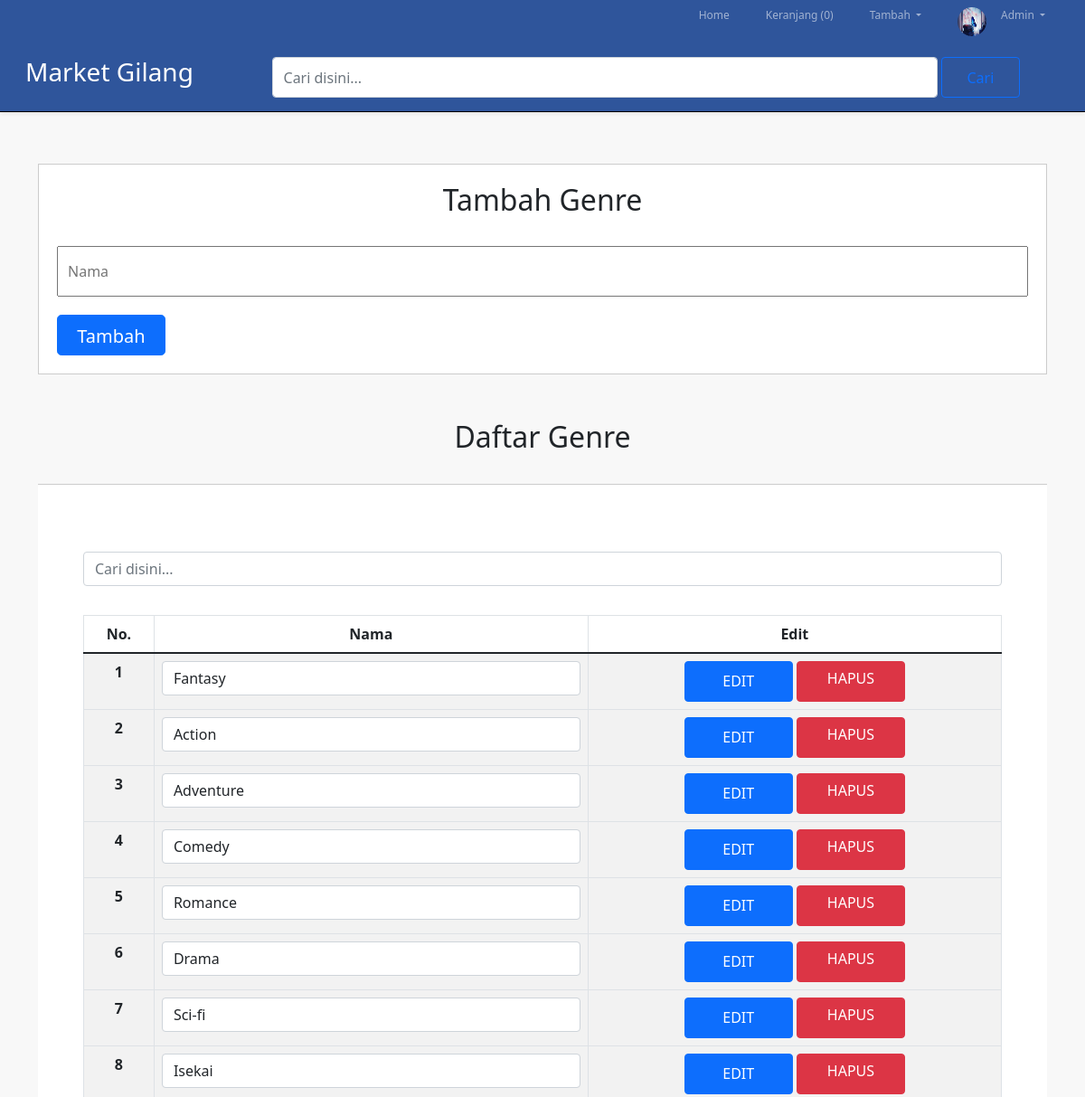
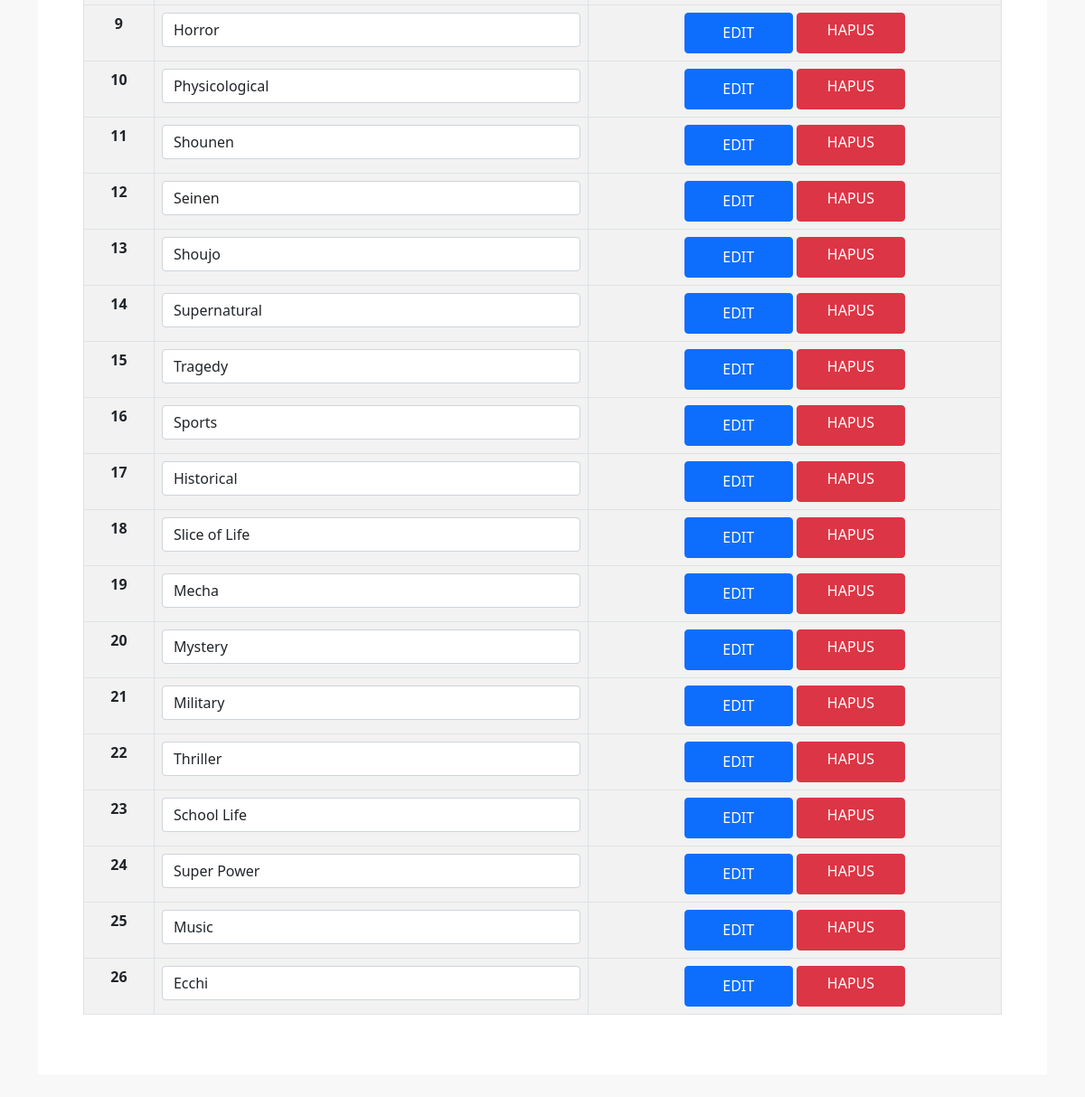
Screenshot of /daftar-genre.php (signed in) with the database file from the repository (2 pictures, top to bottom).
### tables this page shows
CREATE TABLE `user` (
  `id` int(11) NOT NULL,
  `gambar` varchar(255) NOT NULL,
  `nama` varchar(255) NOT NULL,
  `username` varchar(255) NOT NULL,
  `password` varchar(255) NOT NULL,
  `email` text NOT NULL,
  `hp` int(11) NOT NULL,
  `alamat` varchar(100) NOT NULL,
  `uang` int(255) NOT NULL
);

CREATE TABLE `tb_genre` (
  `genre_id` int(11) NOT NULL,
  `genre_nama` varchar(255) NOT NULL,
  `tanggal` timestamp NOT NULL DEFAULT current_timestamp()
);

### daftar-genre.php (the view, shortened to what this page needs)
<?php
include 'auth.php';
$genre = mysqli_query($conn, "SELECT * FROM tb_genre ORDER BY genre_id");
require_once 'header.php';
?>
<link rel="stylesheet" href="style.css">
<body>
    <section>
        <div class="container">
            <div class="box-t-daftar-genre">
                <h2 class="text-center">Tambah Genre</h2><br>
                <form action="" method="post">
                    <input type="text" class="input-control" name="namag" placeholder="Nama" required><br>
                    <input type="submit" class="btn btn-lg btn-primary" name="tambah" value="Tambah">
                </form>
            </div>
        </div>
    </section>
    <section>
        <div class="container">
            <h2 class="text-center">Daftar Genre</h2><br>
            <div class="box-daftar-genre">
                <div class="input-group pt-4">
                    <input type="text" class="form-control input-cari" placeholder="Cari disini..." name="search"
                        id="input" onkeyup="filterFunction()">
                </div>
                <table class="table table-hover table-striped table-bordered text-center" id="table">
                    <thead>
                        <tr>
                            <th scope="col">No.</th>
                            <th scope="col">Nama</th>
                            <th scope="col">Edit</th>
                        </tr>
                    </thead>
                    <tbody>
                        <?php
                            $no = 1;
                            if(mysqli_num_rows($genre) > 0){
                            while($data = mysqli_fetch_array($genre)):
                            ?>
                        <form action="" method="post">
                            <tr class="baris">
                                <th scope="row"><?= $no++ ?></th>
                                <td>
                                    <input type="text" name="nama" value="<?= $data['genre_nama'] ?>"
                                        class="form-control"> <input type="hidden" value="<?=$data['genre_id']?>"
                                </td>
                                <td>
                                    <input type="submit" name="edit" value="EDIT" class="btn btn-primary">
                                    <a href="delete.php?idg=<?=$data['genre_id']?>" class="btn btn-danger"
                                        onclick="return confirm('Anda yakin ingin menghapus produk?')">HAPUS</a>
                                </td>
                            </tr>
                        </form>
                        <?php  endwhile;} else{ ?>
                        <tr>
                            <td col="6">Genre Masih Kosong</td>
                        </tr>
                        <?php } ?>
                    </tbody>
                </table>
            </div>
        </div>
    </section>
</body>

### header.php (shortened to what this page needs)
<?php
    require_once 'init/init.php';
    if(isset($_SESSION['login']) == true){
        $id = $_SESSION['id'];
        $count = mysqli_query($conn, "SELECT COUNT(produkC_id) AS isi FROM keranjang WHERE user_id = '$id'");
        $val = mysqli_fetch_assoc($count);
    }
?>
<!DOCTYPE html>
<html lang="en">
<head>
    <link rel="stylesheet" href="style.css">
    <link href="https://cdn.jsdelivr.net/npm/bootstrap@5.1.3/dist/css/bootstrap.min.css" rel="stylesheet"
>
</head>
<header>
    <nav class="navbar navbar-expand navbar-dark" style="background-color: #002f86ce;">
        <div class="container-fluid">
            <div class="collapse navbar-collapse" id="navbarText">
                <ul class="navbar-nav ms-auto me-6 mb-2 mb-lg-0">
                    <li class="nav-item pe-4">
                        <a class="nav-link" aria-current="page" href="index.php">Home</a>
                    </li>
                    <li class="nav-item pe-4">
                        <?php if(isset($val['isi']) > 0){
                            ?>
                        <a class="nav-link" href="keranjang.php">Keranjang (<?= $val['isi'] ?>)</a>
                        <?php } else{ ?>
                        <a class="nav-link" href="keranjang.php">Keranjang</a>
                        <?php } ?>
                    </li>
                    <?php if(isset($_SESSION['login']) == true) {   $id = $_SESSION['id'];
                                $user = mysqli_query($conn, "SELECT * FROM user WHERE id = $id");
                                $data = mysqli_fetch_object($user);
                        ?>
                    <li class="nav-item">
                        <ul class="navbar-nav">
                            <li class="nav-item dropdown">
                                <a class="nav-link dropdown-toggle me-4" href="#" id="navbarDarkDropdownMenuLink"
                                    role="button" data-bs-toggle="dropdown" aria-expanded="false">
                                    Tambah
                                </a>
                            </li>
                        </ul>
                    </li>
                    <li class="nav-item">
                        <a class="nav-link" href="profil.php"><img src="gambar/<?= $data->gambar ?>" alt=""
                                class="profil-p"></a>
                    </li>
                    <li class="nav-item">
                        <ul class="navbar-nav">
                            <li class="nav-item dropdown">
                                <a class="nav-link dropdown-toggle me-4" href="#" id="navbarDarkDropdownMenuLink"
                                    role="button" data-bs-toggle="dropdown" aria-expanded="false">
                                    <?php
                                       echo  $data->nama;
                                    ?>
                                </a>
                            </li>
                        </ul>
                        <?php } else { ?>
                        <a href="login.php" class="nav-link" id="login-btn">Login</a>
                    </li>
                    <?php } ?>
                </ul>
            </div>
        </div>
    </nav>
</header>
<div class="search  shadow-sm" style="background-color: #002f86ce;">
    <div class="container" style="margin-left:0">
        <form class="d-flex" action="cari.php" method="get">
            <a class="logo" href="#">
                <h3>Market Gilang</h3>
            </a>
            <input type="search" class="form-control me-1 input-cari" name="search" id="cari"
                placeholder="Cari disini..." value="<?= (isset($_GET['search']) != '')? $_GET['search'] : ''  ?>"
                required>
            <input type="submit" class="btn btn-outline-primary" value="Cari">
        </form>
    </div>
</div>
</html>

### style.css (style rules this page uses)
* { padding: 0; margin: 0; }
body { background-color: #f8f8f8; }
nav a { text-decoration: none; color: rgba(231, 226, 226, 0.932); font-size: 12px; }
.navbar { padding: 0; margin: 0; }
.logo { text-decoration: none; margin-right: 4rem; margin-left: 1rem; font-size: 1.8rem; color: white; width: 20rem; }
section { padding: 25px 0; }
.input-control { width: 100%; margin-bottom: 20px; line-height: 2rem; padding: 10px; }
.btn { width: 120px; height: 45px; }
.box-t-daftar-genre { height: 80%; background-color: white; padding: 20px; border: 1px solid #ccc; box-sizing: border-box; }
.box-daftar-genre { padding: 50px; border-top: 1px solid #ccc; box-sizing: border-box; background-color: white; }
.profil-p { width: 2rem; height: 2rem; border-radius: 50%; }
.search { position: flex; margin-bottom: 2rem; padding: 15px 0; background-color: #fff; border-bottom: 1px solid black; }
.input-group { margin-bottom: 2rem; }

### rows the page displays
user: gambar (picture), nama "Admin"
tb_genre: nama "Fantasy"
tb_genre: nama "Action"
tb_genre: nama "Adventure"
tb_genre: nama "Comedy"
tb_genre: nama "Romance"
tb_genre: nama "Drama"
tb_genre: nama "Sci-fi"
tb_genre: nama "Isekai"
tb_genre: nama "Horror"
tb_genre: nama "Physicological"
tb_genre: nama "Shounen"
tb_genre: nama "Seinen"
tb_genre: nama "Shoujo"
tb_genre: nama "Supernatural"
tb_genre: nama "Tragedy"
tb_genre: nama "Sports"
tb_genre: nama "Historical"
tb_genre: nama "Slice of Life"
tb_genre: nama "Mecha"
tb_genre: nama "Mystery"
tb_genre: nama "Military"
tb_genre: nama "Thriller"
tb_genre: nama "School Life"
tb_genre: nama "Super Power"
tb_genre: nama "Music"
tb_genre: nama "Ecchi"

### other values shown
$val['isi'] "0"
